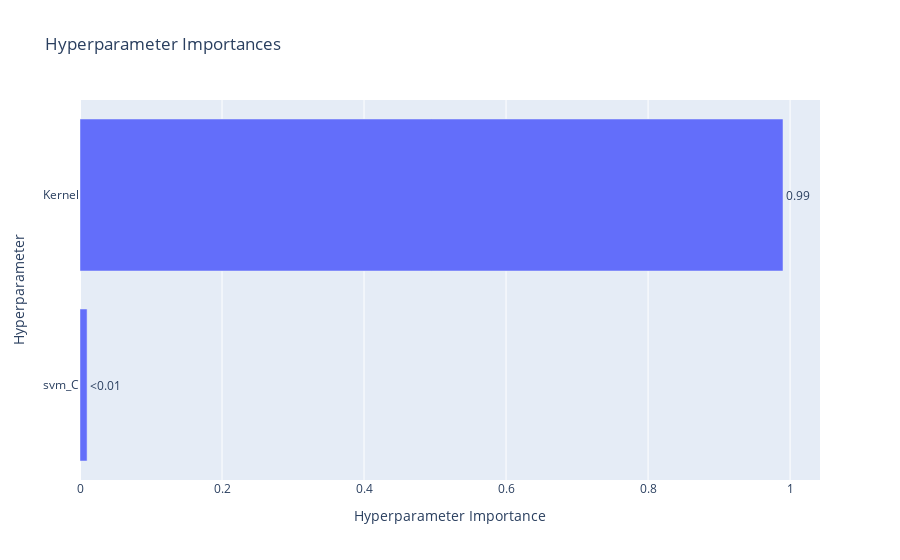

The notebook cell this image was saved under:
### Code cell
optuna.visualization.plot_param_importances(studySVM)

### Figure 1 — Plotly figure (JSON) as saved in the notebook; plotly's stock layout.template omitted (floating-point values rounded to 4 significant figures)
{"data": [{"cliponaxis": false, "hovertemplate": ["svm_C (FloatDistribution): 0.00997991923563358<extra></extra>", "Kernel (CategoricalDistribution): 0.9900200807643664<extra></extra>"], "name": "Objective Value", "orientation": "h", "text": ["<0.01", "0.99"], "textposition": "outside", "type": "bar", "x": [0.00998, 0.99], "y": ["svm_C", "Kernel"]}], "layout": {"title": {"text": "Hyperparameter Importances"}, "xaxis": {"title": {"text": "Hyperparameter Importance"}}, "yaxis": {"title": {"text": "Hyperparameter"}}}}
